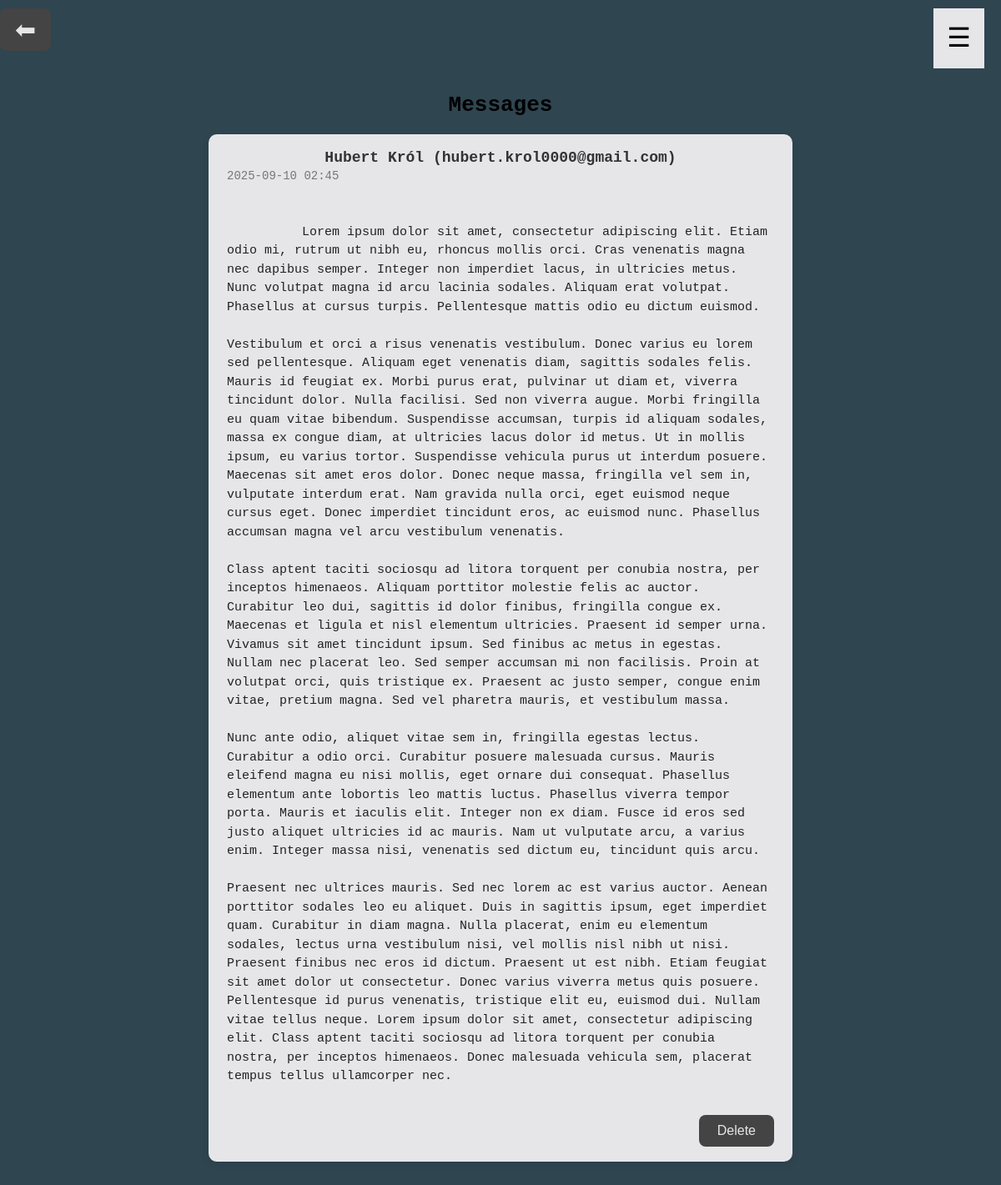
/admin/messages (signed in), run on the app's committed database.
### app.py (models this page shows)
class Message(db.Model):
    id = db.Column(db.Integer, primary_key=True)
    name = db.Column(db.String(120), nullable=False)
    email = db.Column(db.String(120), nullable=False)
    content = db.Column(db.Text, nullable=False)
    created_at = db.Column(db.DateTime, default=poland_now)

### app.py (the view)
@app.route("/admin/messages", methods=["GET", "POST"])
@login_required
def admin_messages():
    messages = Message.query.order_by(Message.created_at.desc()).all()
    return render_template("admin/messages.html", messages=messages)

### app.py (called while the page is built)
@login_manager.user_loader
def load_user(user_id):
    return User.query.get(int(user_id))

@app.context_processor
def inject_year():
    return {"current_year": date.today().year}

### templates/admin/messages.html
{% extends "base.html" %}
{% block content %}
<button class="btn back-btn" onclick="history.back()">⬅</button>
<h2>Messages</h2>
{% if messages %}
  <ul class="message-list">
    {% for msg in messages %}
      <li class="message-item">
        <div class="message-header">
          <h3>{{ msg.name }} ({{ msg.email }})</h3>
          <p class="muted">{{ msg.created_at.strftime("%Y-%m-%d %H:%M") }}</p>
        </div>
        <div class="message-body">
          {{ msg.content }}
        </div>
        <form method="POST" action="{{ url_for('delete_message', id=msg.id) }}">
          <button class="btn danger" type="submit" onclick="return confirm('Na pewno usunąć tę wiadomość?')">Delete</button>
        </form>
      </li>
    {% endfor %}
  </ul>
{% else %}
  <p>empty.</p>
{% endif %}
{% endblock %}

### static/styles/app.css (style rules this page uses)
body { width: 100%; margin: 0; padding: 0; box-sizing: border-box; background-color: #2F4550; font-family: "Fira Code", monospace; }
h3 { text-align: center; }
h2 { text-align: center; margin: 30px 0 20px 0; font-size: 26px; }
.btn { display: inline-block; padding: 10px 22px; background-color: #444 !important; color: #E6E6E9 !important; border: none !important; border-radius: 8px !important; font-size: 16px; cursor: pointer; text-decoration: none !important; transition: background 0.3s; }
.btn.danger { background-color: #444 !important; color: #E6E6E9 !important; }
.muted { color: #6c757d; font-size: 14px; }
.message-list { list-style: none; padding: 0; margin: 20px auto; max-width: 700px; }
.message-item { background: #E6E6E9; border-radius: 10px; padding: 18px 22px; margin-bottom: 18px; box-shadow: 0 3px 10px rgba(0,0,0,0.1); transition: transform 0.3s, box-shadow 0.3s; }
.message-header { display: flex; flex-direction: column; margin-bottom: 10px; }
.message-header h3 { margin: 0; font-size: 18px; font-weight: 700; color: #333; }
.message-header .muted { margin-top: 4px; font-size: 14px; color: #777; }
.message-body { margin: 12px 0; font-size: 15px; line-height: 1.5; color: #222; white-space: pre-wrap; }
.message-item form { text-align: right; }
.back-btn { display: inline-block; margin: 10px 10px 20px 0; background-color: #444 !important; color: #E6E6E9 !important; padding: 8px 18px; border-radius: 6px; font-size: 30px; transition: background 0.3s; cursor: pointer; }

### data on the page
Message: name "Hubert Król", email "hubert.krol0000@gmail.com", created_at "2025-09-10 02:45", content "Lorem ipsum dolor sit amet, consectetur adipiscing elit. Etiam odio mi, rutrum ut nibh eu, rhoncus mollis orci. Cras venenatis magna nec dapibus semper. Integer non imperdiet lacus, in ultricies metus. Nunc volutpat magna id arcu lacinia sodales. Aliquam erat volutpat. Phasellus at cursus turpis. Pellentesque mattis odio eu dictum euismod. Vestibulum et orci a risus venenatis vestibulum. Donec varius eu lorem sed pellentesque. Aliquam eget venenatis diam, sagittis sodales felis. Mauris id feugiat ex. Morbi purus erat, pulvinar ut diam et, viverra tincidunt dolor. Nulla facilisi. Sed non viverra augue. Morbi fringilla eu quam vitae bibendum. Suspendisse accumsan, turpis id aliquam sodales,…"
